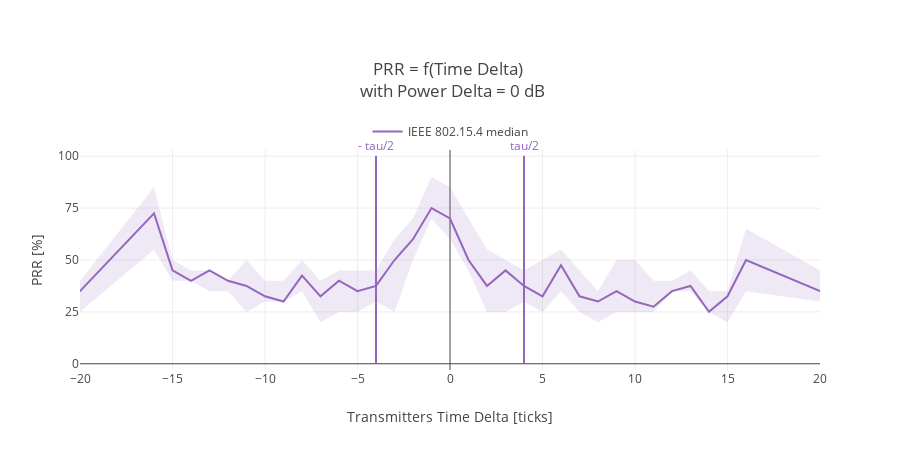

Notebook code cell kept with this figure:
### Code cell
ModeList = [i for i in Modes]
prr_f_TimeDelta(
    df,
    PowerDelta=0,
    SamePayload=1,
    TransPair='all',
    ModesToShow=[ModeList[0]],
    DataPath=DataPath,
    showMarkers=False,
    showCI=True
    )

### Figure 1 — Plotly figure (JSON) as saved in the notebook; plotly's stock layout.template omitted (floating-point values rounded to 4 significant figures)
{"data": [{"legendgroup": "0", "line": {"color": "#9467bd"}, "mode": "lines", "name": "IEEE 802.15.4 median", "showlegend": true, "type": "scatter", "x": [-140, -120, -100, -90, -80, -75, -70, -60, -50, -45, -40, -35, -30, -25, -20, -16, -15, -14, -13, -12, -11, -10, -9, -8, -7, -6, -5, -4, -3, -2, -1, 0, 1, 2, 3, 4, 5, 6, 7, 8, 9, 10, 11, 12, 13, 14, 15, 16, 20, 25, 30, 35, 40, 45, 50, 60, 70, 75, 80, 90, 100, 120, 140], "y": [45, 50, 22.5, 27.5, 40, 95, 10, 15, 40, 60, 25, 0, 7.5, 27.5, 35, 72.5, 45, 40, 45, 40, 37.5, 32.5, 30, 42.5, 32.5, 40, 35, 37.5, 50, 60, 75, 70, 50, 37.5, 45, 37.5, 32.5, 47.5, 32.5, 30, 35, 30, 27.5, 35, 37.5, 25, 32.5, 50, 35, 22.5, 0, 12.5, 50, 57.5, 45, 7.5, 15, 100, 22.5, 10, 20, 22.5, 35]}, {"fill": "toself", "hoverinfo": "skip", "legendgroup": "0", "line": {"color": "#9467bd", "width": 0}, "mode": "lines", "name": "IEEE 802.15.4 CI", "opacity": 0.3, "showlegend": false, "type": "scatter", "x": [-140, -120, -100, -90, -80, -75, -70, -60, -50, -45, -40, -35, -30, -25, -20, -16, -15, -14, -13, -12, -11, -10, -9, -8, -7, -6, -5, -4, -3, -2, -1, 0, 1, 2, 3, 4, 5, 6, 7, 8, 9, 10, 11, 12, 13, 14, 15, 16, 20, 25, 30, 35, 40, 45, 50, 60, 70, 75, 80, 90, 100, 120, 140, 140, 120, 100, 90, 80, 75, 70, 60, 50, 45, 40, 35, 30, 25, 20, 16, 15, 14, 13, 12, 11, 10, 9, 8, 7, 6, 5, 4, 3, 2, 1, 0, -1, -2, -3, -4, -5, -6, -7, -8, -9, -10, -11, -12, -13, -14, -15, -16, -20, -25, -30, -35, -40, -45, -50, -60, -70, -75, -80, -90, -100, -120, -140], "y": [35, 30, 15, 20, 20, 85, 5, 10, 25, 40, 20, 0, 0, 25, 25, 55, 40, 40, 35, 35, 25, 30, 30, 35, 20, 25, 25, 30, 25, 50, 70, 60, 45, 25, 25, 30, 25, 35, 25, 20, 25, 25, 25, 35, 35, 25, 20, 35, 30, 15, 0, 10, 40, 40, 40, 0, 5, 50, 5, 5, 20, 15, 25, 45, 45, 35, 25, 40, 100, 40, 10, 60, 70, 50, 20, 0, 35, 45, 65, 35, 35, 45, 40, 40, 50, 50, 35, 45, 55, 50, 45, 50, 55, 70, 85, 90, 70, 60, 45, 45, 45, 40, 50, 40, 40, 50, 40, 45, 45, 50, 85, 40, 40, 10, 5, 30, 80, 65, 20, 15, 100, 45, 30, 35, 60, 55]}], "layout": {"annotations": [{"arrowcolor": "#9467bd", "arrowside": "none", "ax": -4, "axref": "x", "ay": 105, "ayref": "y", "font": {"color": "#9467bd"}, "showarrow": true, "text": "- tau/2", "x": -4, "xref": "x", "y": 0, "yref": "y"}, {"arrowcolor": "#9467bd", "arrowside": "none", "ax": 4, "axref": "x", "ay": 105, "ayref": "y", "font": {"color": "#9467bd"}, "showarrow": true, "text": "tau/2", "x": 4, "xref": "x", "y": 0, "yref": "y"}], "height": 450, "legend": {"orientation": "h", "x": 0.5, "xanchor": "center", "y": 1.15, "yanchor": "top"}, "margin": {"t": 150}, "title": {"text": "PRR = f(Time Delta) <br> with Power Delta = 0 dB"}, "uirevision": true, "xaxis": {"range": [-20, 20], "title": {"text": "Transmitters Time Delta [ticks]"}}, "yaxis": {"range": [-3, 103], "tickvals": [0, 25, 50, 75, 100], "title": {"text": "PRR [%]"}}}}
